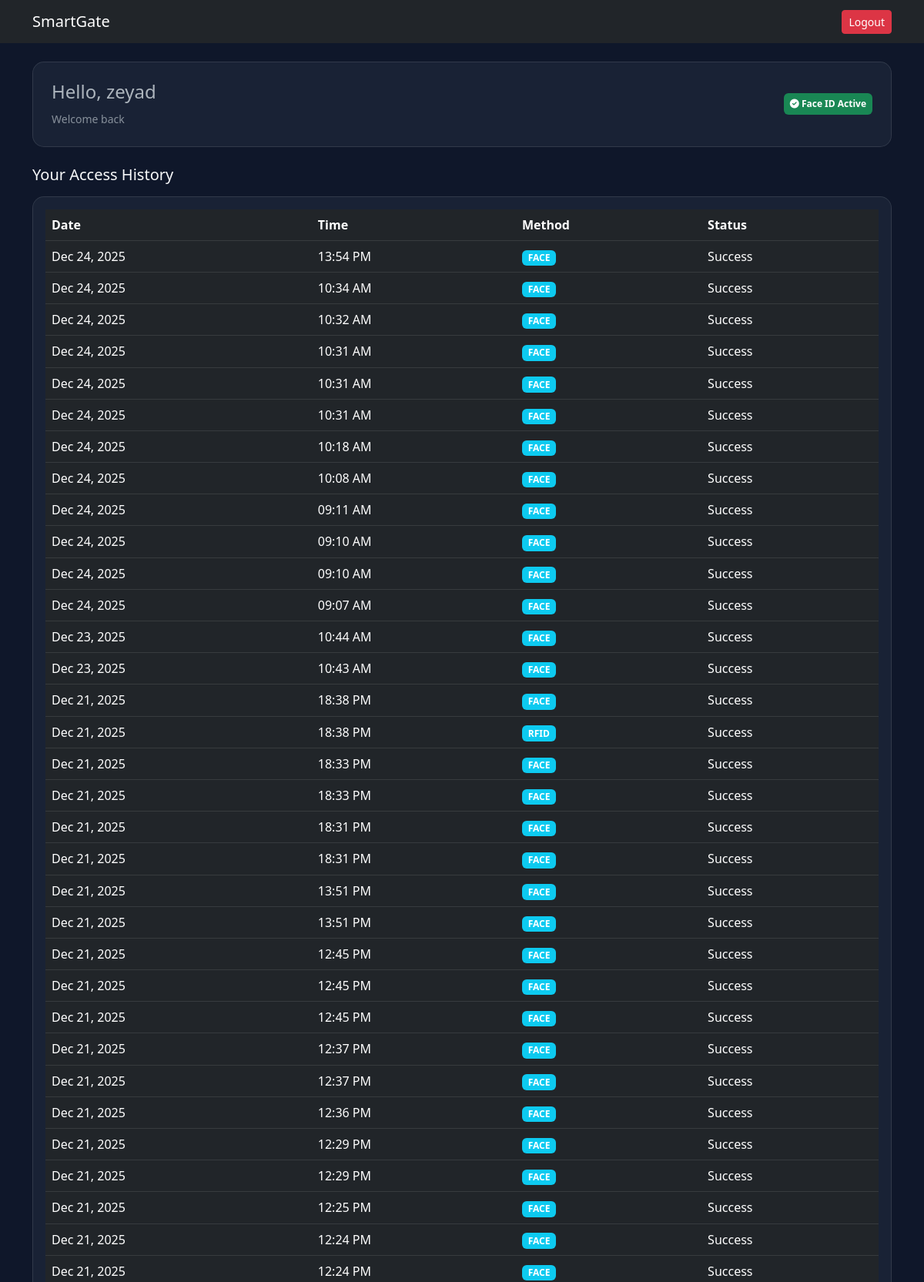
The app's page /dashboard/ (signed in, upper part) with its own data.
### core/models.py (models this page shows, shortened)
class AttendanceLog(models.Model):
    user = models.ForeignKey(User, on_delete=models.CASCADE, null=True, blank=True)
    access_method = models.CharField(max_length=50)
    status = models.CharField(max_length=50, default="Success")
    timestamp = models.DateTimeField(auto_now_add=True)

### core/views.py (the view)
# urls.py: path('dashboard/', views.user_dashboard, name='user_dashboard'),
@login_required
def user_dashboard(request):
    logs = AttendanceLog.objects.filter(user=request.user).order_by('-timestamp')
    has_face = request.user.profile.face_encoding is not None
    return render(request, 'core/user_dashboard.html', {'logs': logs, 'has_face': has_face})

### core/templates/core/user_dashboard.html (shortened to what this page needs)
{% extends 'core/base.html' %}
{% block content %}
<div class="row">
    <div class="col-12 mb-4">
        <div class="glass-card p-4 d-flex justify-content-between align-items-center">
            <div>
                <h4>Hello, {{ user.username }}</h4>
                <small class="text-muted">Welcome back</small>
            </div>
            {% if not has_face %}
                <a href="{% url 'add_face_wizard' %}" class="btn btn-warning pulse"><i class="fas fa-camera"></i> Setup Face ID</a>
            {% else %}
                <span class="badge bg-success p-2"><i class="fas fa-check-circle"></i> Face ID Active</span>
            {% endif %}
        </div>
    </div>
    <div class="col-12">
        <h5 class="mb-3 text-light">Your Access History</h5>
        <div class="table-responsive glass-card p-3">
            <table class="table table-dark table-hover mb-0">
                <thead><tr><th>Date</th><th>Time</th><th>Method</th><th>Status</th></tr></thead>
                <tbody>
                    {% for log in logs %}
                    <tr>
                        <td>{{ log.timestamp|date:"M d, Y" }}</td>
                        <td>{{ log.timestamp|time:"H:i A" }}</td>
                        <td><span class="badge bg-info">{{ log.access_method }}</span></td>
                        <td>{{ log.status }}</td>
                    </tr>
                    {% empty %}
                    <tr><td colspan="4" class="text-center">No records found.</td></tr>
                    {% endfor %}
                </tbody>
            </table>
        </div>
    </div>
</div>
{% endblock %}

### core/templates/core/base.html (style rules this page uses)
body { background-color: #0f172a; font-family: 'Segoe UI', sans-serif; }
.glass-card { background: rgba(30, 41, 59, 0.7); backdrop-filter: blur(10px); border: 1px solid rgba(255,255,255,0.1); border-radius: 15px; }

### records on screen
AttendanceLog: timestamp "Dec 24, 2025", timestamp "13:54 PM", access_method "FACE", status "Success"
AttendanceLog: timestamp "Dec 24, 2025", timestamp "10:34 AM", access_method "FACE", status "Success"
AttendanceLog: timestamp "Dec 24, 2025", timestamp "10:32 AM", access_method "FACE", status "Success"
AttendanceLog: timestamp "Dec 24, 2025", timestamp "10:31 AM", access_method "FACE", status "Success"
AttendanceLog: timestamp "Dec 24, 2025", timestamp "10:31 AM", access_method "FACE", status "Success"
AttendanceLog: timestamp "Dec 24, 2025", timestamp "10:31 AM", access_method "FACE", status "Success"
AttendanceLog: timestamp "Dec 24, 2025", timestamp "10:18 AM", access_method "FACE", status "Success"
AttendanceLog: timestamp "Dec 24, 2025", timestamp "10:08 AM", access_method "FACE", status "Success"
AttendanceLog: timestamp "Dec 24, 2025", timestamp "09:11 AM", access_method "FACE", status "Success"
AttendanceLog: timestamp "Dec 24, 2025", timestamp "09:10 AM", access_method "FACE", status "Success"
AttendanceLog: timestamp "Dec 24, 2025", timestamp "09:10 AM", access_method "FACE", status "Success"
AttendanceLog: timestamp "Dec 24, 2025", timestamp "09:07 AM", access_method "FACE", status "Success"
AttendanceLog: timestamp "Dec 23, 2025", timestamp "10:44 AM", access_method "FACE", status "Success"
AttendanceLog: timestamp "Dec 23, 2025", timestamp "10:43 AM", access_method "FACE", status "Success"
AttendanceLog: timestamp "Dec 21, 2025", timestamp "18:38 PM", access_method "FACE", status "Success"
AttendanceLog: timestamp "Dec 21, 2025", timestamp "18:38 PM", access_method "RFID", status "Success"
AttendanceLog: timestamp "Dec 21, 2025", timestamp "18:33 PM", access_method "FACE", status "Success"
AttendanceLog: timestamp "Dec 21, 2025", timestamp "18:33 PM", access_method "FACE", status "Success"
AttendanceLog: timestamp "Dec 21, 2025", timestamp "18:31 PM", access_method "FACE", status "Success"
AttendanceLog: timestamp "Dec 21, 2025", timestamp "18:31 PM", access_method "FACE", status "Success"
AttendanceLog: timestamp "Dec 21, 2025", timestamp "13:51 PM", access_method "FACE", status "Success"
AttendanceLog: timestamp "Dec 21, 2025", timestamp "13:51 PM", access_method "FACE", status "Success"
AttendanceLog: timestamp "Dec 21, 2025", timestamp "12:45 PM", access_method "FACE", status "Success"
AttendanceLog: timestamp "Dec 21, 2025", timestamp "12:45 PM", access_method "FACE", status "Success"
AttendanceLog: timestamp "Dec 21, 2025", timestamp "12:45 PM", access_method "FACE", status "Success"
AttendanceLog: timestamp "Dec 21, 2025", timestamp "12:37 PM", access_method "FACE", status "Success"
AttendanceLog: timestamp "Dec 21, 2025", timestamp "12:37 PM", access_method "FACE", status "Success"
AttendanceLog: timestamp "Dec 21, 2025", timestamp "12:36 PM", access_method "FACE", status "Success"
AttendanceLog: timestamp "Dec 21, 2025", timestamp "12:29 PM", access_method "FACE", status "Success"
AttendanceLog: timestamp "Dec 21, 2025", timestamp "12:29 PM", access_method "FACE", status "Success"
AttendanceLog: timestamp "Dec 21, 2025", timestamp "12:25 PM", access_method "FACE", status "Success"
AttendanceLog: timestamp "Dec 21, 2025", timestamp "12:24 PM", access_method "FACE", status "Success"
AttendanceLog: timestamp "Dec 21, 2025", timestamp "12:24 PM", access_method "FACE", status "Success"

### other values on screen
{{ user.username }} "zeyad"
